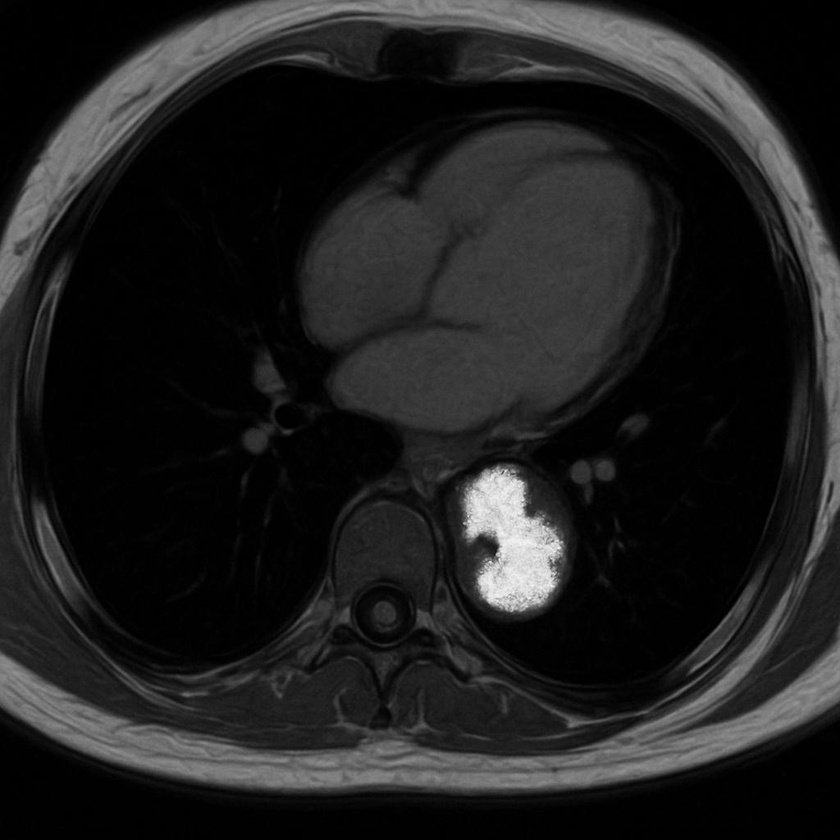
#> input picture Any-Resolution AI-Generated Image Detection by Spectral Learning/Dataset/ai/68-cardiac-mri.jpg, 840 x 840 px, shrunk from 1024 x 1024 before the run, found by its file name
$ jupyter execute 2D_Fourier_Transform.ipynb
#> lines starting #> are read from the running program, lines starting #| are printed output that depends on the picture; long printed decimals are rounded
[cell 1]
from google.colab import files

# Prompt the user to upload an image file (this will open a file chooser dialog in Colab)
uploaded_files = files.upload()
#> the answer given: 68-cardiac-mri.jpg

# Check if a file was uploaded
if uploaded_files:
    # Get the uploaded file name (the keys of uploaded_files dict are the file names)
    image_filename = next(iter(uploaded_files))
    print(f"Uploaded file: {image_filename}")
else:
    print("No file uploaded. Please run this cell again and upload an image.")

[cell 2]
from PIL import Image
import numpy as np

# Open the uploaded image file using PIL
image = Image.open(image_filename)
#> image is the input picture: PIL image 840x840 RGB; min 0, max 249, mean 31.6

# Convert the image to grayscale (if it's not already in grayscale).
# The 'L' mode in PIL means 8-bit grayscale.
image_gray = image.convert('L')

# Convert the PIL image to a NumPy array, so we can perform numeric operations
img_array = np.array(image_gray)

# Print out the shape of the image array to confirm it's 2D (grayscale)
print("Image shape (height, width):", img_array.shape)
#| Image shape (height, width): (840, 840)

[cell 3]
print(img_array)
#> (printed output is left out)

[cell 4]
# Compute the 2D Fast Fourier Transform (FFT) of the image.
# This returns a complex array of the same size as the image, with real and imaginary parts.
F = np.fft.fft2(img_array)

print("F: ",F)
#> (printed output is left out)

# Shift the zero-frequency (DC) component to the center of the spectrum for better visualization.
# By default, np.fft.fft2 puts the DC component at [0,0].
F_shifted = np.fft.fftshift(F)

print("F_shifted: ",F_shifted)
#> (printed output is left out)

# Compute the magnitude spectrum of the shifted FFT.
# np.abs(F_shifted) gives the magnitude (strength) of each frequency component:contentReference[oaicite:10]{index=10}.
# We use np.log to compress the scale (otherwise a few high values might dominate the display):contentReference[oaicite:11]{index=11}.
# (Adding a small constant avoids log(0) if any frequency has zero magnitude.)
magnitude_spectrum = 20 * np.log(np.abs(F_shifted) + 1e-8)
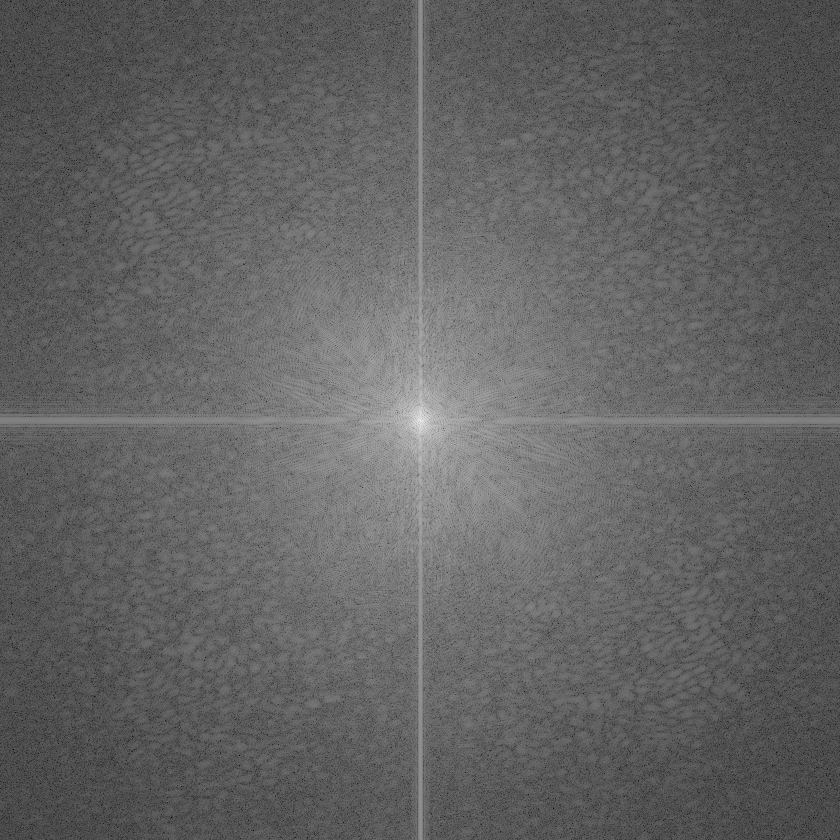
#> magnitude_spectrum: shape (840, 840) float64; min 12.7, max 338.4, mean 139.3; drawn with min black and max white

# Compute the phase spectrum of the shifted FFT.
# np.angle(F_shifted) gives the phase angle in radians for each frequency component:contentReference[oaicite:12]{index=12}.
phase_spectrum = np.angle(F_shifted)
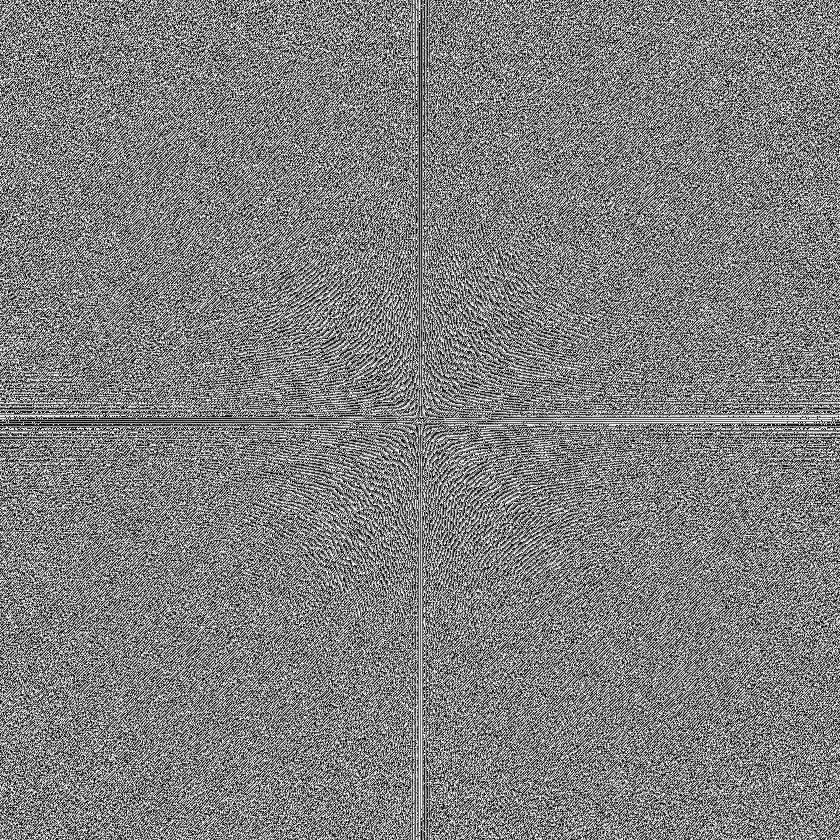
#> phase_spectrum: shape (840, 840) float64; min -3.14, max 3.14, mean -4.45e-06; drawn with min black and max white

# Confirm the results are the same size as the original image
print("FFT array shape:", F_shifted.shape)
#| FFT array shape: (840, 840)
print("Magnitude spectrum stats - min:", magnitude_spectrum.min(), " max:", magnitude_spectrum.max())
#| Magnitude spectrum stats - min: 12.705  max: 338.377
print("Phase spectrum stats - min:", phase_spectrum.min(), " max:", phase_spectrum.max())
#| Phase spectrum stats - min: -3.142  max: 3.142
